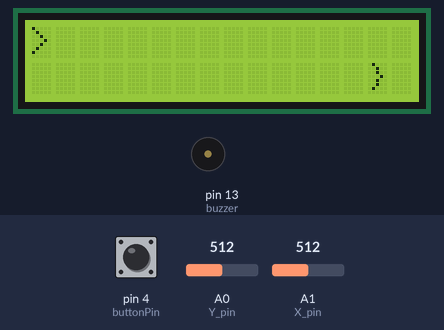
Recording of a sketch running on a simulated Arduino Uno, built with avr-gcc and run on an emulated ATmega328P. Shown: 16×2 character LCD, buzzer (waves = sounding). The inputs (shaded band) are chosen by the test bench; at power-on: A0 (Y_pin) = 512, pin 4 (buttonPin) LOW, A1 (X_pin) = 512. Random numbers use the default seed unless the sketch sets one.

Above: at 1.75 s.
1.8 s: A0 (Y_pin) set to 891
3.6 s: A0 (Y_pin) set to 917
At 5.13 s:
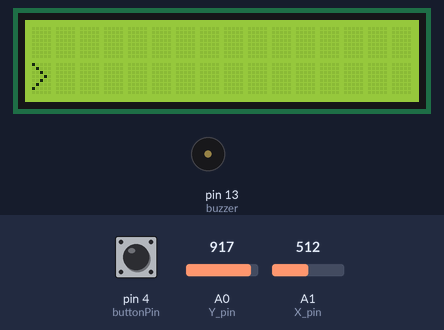
6.6 s: pin 4 (buttonPin) pulled HIGH for 0.15 s
At 6.78 s:
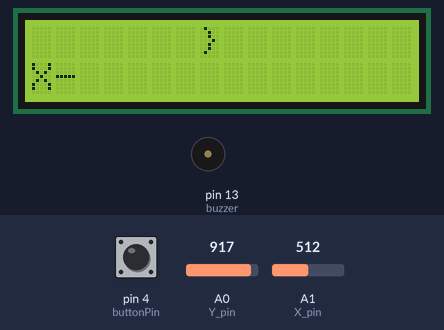
8.7 s: A1 (X_pin) set to 111
11.7 s: A1 (X_pin) set to 93
At 12.33 s:
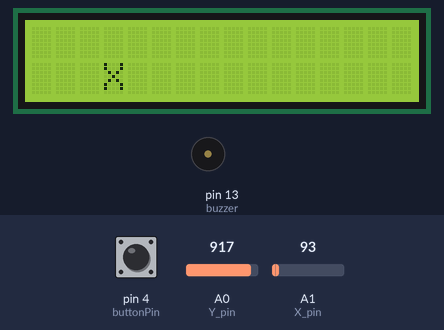
13.3 s: pin 4 (buttonPin) pulled HIGH for 1 s
At 17.7 s:
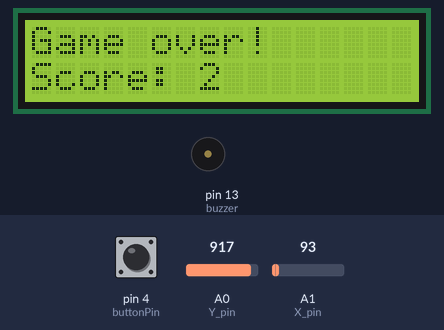
Timing chart, 0 to 19.2 s (numbered marks = the images above; inputs shaded):
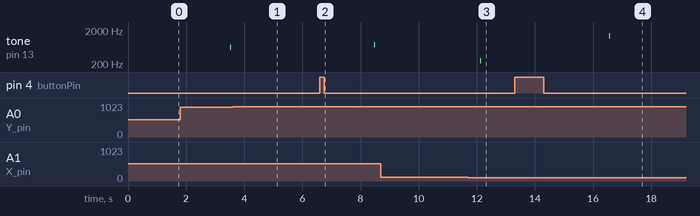

Measured:
- the behaviour switches between 900 and 901 on A0 (Y_pin) (found by bisection; images 0 and 1)
- the behaviour switches between 100 and 99 on A1 (X_pin) (found by bisection; images 2 and 3)
- what the display in image 3 shows lasts 0.4 s, from 12.1 s to 12.5 s
- what the display in image 4 shows lasts 1.0 s, from 17.0 s to 18.0 s

The sketch:

main.ino
```cpp
// include the library code:
#include <LiquidCrystal.h>
#include <pitches.h>

// initialize the library with the numbers of the interface pins
LiquidCrystal lcd(7, 8, 9, 10, 11, 12);

// we set the pin which we will connect the button and the joypad to
const int SW_pin = 2; // digital pin connected to switch output
const int Y_pin = 0; // analog pin connected to X output
const int X_pin = 1; // analog pin connected to Y output

int buzzer = 13;//the pin of the active buzzer

const int buttonPin = 4; //digital pin connected to button
int buttonState = 0;

// Positions
// The y position of the ship is a length 2 array because we need to store the previous position as well
int x_pos = 0;
int y_pos[2] = {0,0};

int enemy [4] = {0,0,0,0};
int x_enemy [4] = {16,16,16,16};
int y_enemy [4] = {0,1,1,0};

int bullet [4] = {0,0,0,0};
int x_bull [4];
int y_bull [4];

int x_bon;
int y_bon;

// counters
int t = 0;
int score = 0;
int bonus = 0;
int t_bonus = 0;

void setup() {
  // put your setup code here, to run once:

  //joypad
  pinMode(SW_pin, INPUT);
  digitalWrite(SW_pin, HIGH);

  // set the button pic to input
  pinMode(buttonPin, INPUT);

  Serial.begin(9600);

  //initialize the buzzer pin as an output
  pinMode(buzzer,OUTPUT);

  // set up the LCD's number of columns and rows:
  lcd.begin(16, 2);
  // Print a message to the LCD.
  lcd.print("Welcome to my");
  lcd.setCursor(0,1);
  lcd.print("first game");
  delay(500);
  lcd.clear();

}

void loop() {

  // check for collisions
  for (int n = 0 ; n<4 ; ++n){
    if ((enemy[n] == 1 and x_enemy[n] == x_pos and y_enemy[n] == y_pos[0]) or
    (enemy[n] == 1 and x_enemy[n] + 1 == x_pos and y_enemy[n] == y_pos[0] and y_enemy[n] == y_pos[1])){
      lcd.setCursor(x_enemy[n], y_enemy[n]);
      lcd.print("X");

      crash_sound();

      delay(400);
      lcd.clear();
      lcd.setCursor(0,0);
      lcd.print("Game over!");
      lcd.setCursor(0,1);
      lcd.print("Score: ");
      lcd.setCursor(7,1);
      lcd.print(score);

      score = 0 ;
      x_pos = 0;
      y_pos[0] = 0;
      y_pos[1] = 0;
      for (int n = 0 ; n<4 ; ++n){
        bullet[n] = 0;
        enemy[n] = 0;
      }
      bonus = 0;
      t_bonus = 0;

      delay(1000);
      lcd.clear();
    }
  }


  // Draws the ship
  lcd.setCursor(x_pos, y_pos[0]);
  lcd.print(">");


  // Draws the enemies
  for (int n = 0 ; n<4 ; ++n){
    if (enemy[n] == 1 and x_enemy[n] > -1){
      lcd.setCursor(x_enemy[n], y_enemy[n]);
      lcd.print("}");
    }
  }


  // Moves ship
  // This function involves reading the joypad input
  // So I made it into an external function
  y_pos[1] = y_pos[0];
  movement();


  // Moves and erases enemies
  for (int n = 0 ; n<4 ; ++n){
    if (enemy[n] == 1 and x_enemy[n] > 0){
      x_enemy[n] = x_enemy[n] - 1;
    }

    else if (enemy[n] == 1 and x_enemy[n] == 0){
      enemy[n] = 0;
    }
  }


  // Moves and erases bullets
  for (int n = 0 ; n<4 ; ++n){
    if (bullet[n] == 1 and x_bull[n] < 16){
      x_bull[n] = x_bull[n] + 1;
    }

    else if (x_bull[n] == 16){
      bullet[n] = 0;
      x_bull[n] = -1;
    }
  }


  // Generates new enemies
  t = t + 100;
  if (t % (300*(random(1,4))) == 0){
    for (int n = 0 ; n<4 ; ++n){
      if (enemy[n] == 0){
        enemy[n] = 1;
        x_enemy[n] = 16;
        y_enemy[n] = random(0,2);
        t = 0;
        break;
      }
    }
  }


  // Firing:
  // reads the state of the button
  buttonState = digitalRead(buttonPin);
  if (buttonState == 1 and x_pos < 14){
    for (int n = 0 ; n<4 ; ++n){
      if (bullet[n] == 0){
        bullet[n] = 1;
        x_bull[n] = x_pos + 1;
        y_bull[n] = y_pos[0];

//        unsigned char i;
//        for(i=0;i<20;i++)
//        {
//        digitalWrite(buzzer,HIGH);
//        delay(1);//wait for 1ms
//        digitalWrite(buzzer,LOW);
//        delay(1);//wait for 1ms
//        }

        shooting_sound();

        break;
      }
    }
  }


  // Draws the bullets
  for (int n = 0 ; n<4 ; ++n){
    if (bullet[n] == 1 and x_bull[n] < 16){
      lcd.setCursor(x_bull[n], y_bull[n]);
      lcd.print("-");
    }
  }


  // Bullets destroy enemies
  for (int n = 0 ; n < 4 ; ++n){
    for (int m = 0 ; m < 4 ; ++m){
      if (bullet[n] == 1 and enemy[m] == 1 and ((x_bull[n] == x_enemy[m]) or  x_bull[n] - 1 == x_enemy[m]) and y_bull[n] == y_enemy[m]){
        bullet[n] = 0;
        enemy[m] = 0;
        lcd.setCursor(x_enemy[m], y_enemy[m]);
        lcd.print("X");
        delay(50);
        score = score + 1;
        break;
      }
    }
  }


  // Generates bonus
  if (bonus == 0 and score > 0 and score % 21 == 0 and random(0,2) == 0){
    x_bon = random(7,15);
    y_bon = random(0,2);
    bonus = 1;
  }

  // Draws and erases bonus
  if (t_bonus < 50 and bonus == 1){
    lcd.setCursor(x_bon, y_bon);
    lcd.print("*");
    t_bonus = t_bonus + 1;

    if ((t_bonus % 6 == 0) or (t_bonus == 0)){
      tone(buzzer, 1000, 100);
    }

    else if(t_bonus % 6 == 3){
      tone(buzzer, 500, 100);
    }
  }

  else {
    bonus = 0;
    t_bonus = 0;
  }

  // Get the bonus
  if (x_pos == x_bon and y_pos[0] == y_bon and bonus == 1 ){
    bonus = 0;
    score = score + 50;
  }


  // Clear and delay
  delay(100);
  lcd.clear();
}


////////////////////////
// External functions //
////////////////////////

void movement() {
  if (analogRead(Y_pin) < 100  and y_pos[0] == 1)
  {
    y_pos[0] = y_pos[0] - 1;
  }

  else if (analogRead(Y_pin) > 900 and y_pos[0] == 0)
  {
    y_pos[0] = y_pos[0] + 1;
  }

  else if (analogRead(X_pin) < 100 and x_pos < 15 )
  {
    x_pos = x_pos + 1;
  }

  else if (analogRead(X_pin) > 900 and x_pos > 0  )
  {
    x_pos = x_pos - 1;
  }
}


// Design of the bullet
byte bullet_char[8] = {
  B00000,
  B00000,
  B00000,
  B01100,
  B01100,
  B00000,
  B00000,
  B00000
};


// Sound functions

void shooting_sound() {
  for (int n = 2000 ; n > 100 ; --n){
    if (n % 2 == 0){
      tone(buzzer,n,2);
    }
  }
};


// Crash sound

void crash_sound() {
  for (int n = 0 ; n < 500 ; ++n){
    tone(buzzer,random(100,2000),20);
  }
};
```
